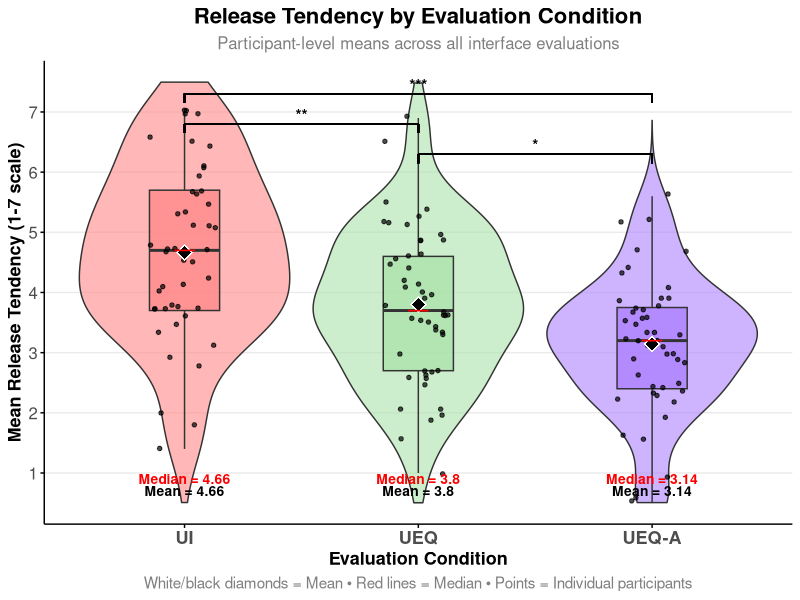
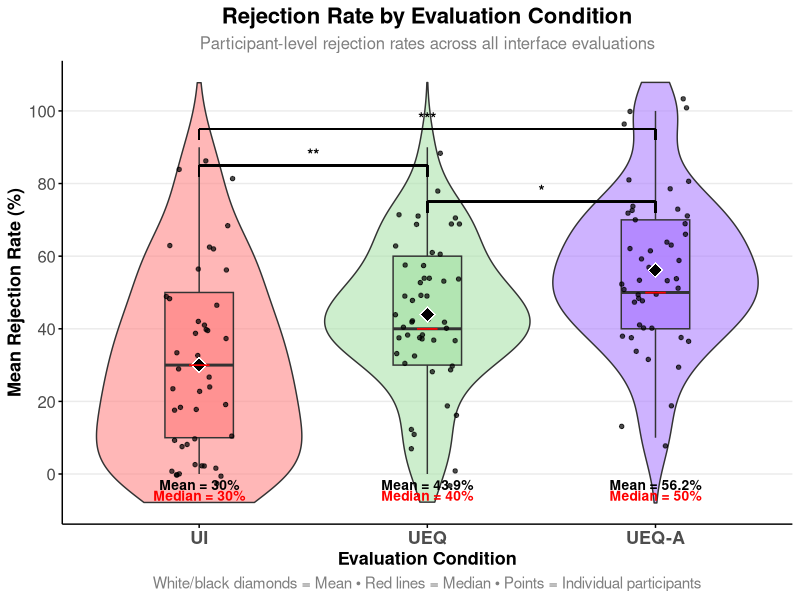

Reproduce these figures in R, in order.
# HIGH-QUALITY Participant-Level Analysis Plots with UI/UEQ/UEQ-A naming
# RESTORED: Boxplots, significance lines, visible mean/median labels, jitter points
# Based on original 10_publication_ready_plots.R structure

library(dplyr)
library(ggplot2)

cat("=== CREATING HIGH-QUALITY PARTICIPANT-LEVEL PLOTS ===\n")

# Load and prepare interface data, then create participant aggregations
interface_data <- read.csv("results/three_condition_interface_data.csv")

# Update condition names
interface_data$condition_new <- case_when(
  interface_data$condition == "RAW" ~ "UI",
  interface_data$condition == "UEQ" ~ "UEQ", 
  interface_data$condition == "UEQ+Autonomy" ~ "UEQ-A",
  TRUE ~ interface_data$condition
)

# Create participant-level aggregations
participant_data <- interface_data %>%
  group_by(PROLIFIC_PID, condition_new) %>%
  summarise(
    mean_tendency = mean(tendency, na.rm = TRUE),
    mean_rejection_rate = mean(1 - release_binary, na.rm = TRUE),
    n_evaluations = n(),
    .groups = "drop"
  ) %>%
  filter(!is.na(mean_tendency)) # Remove participants with missing data

# Set factor levels
participant_data$condition_new <- factor(participant_data$condition_new, levels = c("UI", "UEQ", "UEQ-A"))

# Define consistent color scheme
condition_colors <- c("UI" = "#FF8888", "UEQ" = "#ABE2AB", "UEQ-A" = "#AE80FF")

cat("Participant data loaded:", nrow(participant_data), "participants\n")
print(table(participant_data$condition_new))

# === STATISTICAL TESTS ===
cat("\nSTATISTICAL TESTS:\n")

# ANOVA
rejection_aov <- aov(mean_rejection_rate ~ condition_new, data = participant_data)
tendency_aov <- aov(mean_tendency ~ condition_new, data = participant_data)

rejection_summary <- summary(rejection_aov)
tendency_summary <- summary(tendency_aov)

# Post-hoc tests (Tukey HSD)
rejection_tukey <- TukeyHSD(rejection_aov)
tendency_tukey <- TukeyHSD(tendency_aov)

cat("Rejection ANOVA: F(2,138) =", round(rejection_summary[[1]][["F value"]][1], 2), 
    ", p =", format(rejection_summary[[1]][["Pr(>F)"]][1], scientific = TRUE), "\n")
cat("Tendency ANOVA: F(2,138) =", round(tendency_summary[[1]][["F value"]][1], 2), 
    ", p =", format(tendency_summary[[1]][["Pr(>F)"]][1], scientific = TRUE), "\n")

# Extract significance levels for annotations
rej_tukey_results <- as.data.frame(rejection_tukey$condition_new)
tend_tukey_results <- as.data.frame(tendency_tukey$condition_new)

cat("\nPost-hoc comparisons (Tukey HSD):\n")
cat("REJECTION:\n")
print(rej_tukey_results)
cat("\nTENDENCY:\n")
print(tend_tukey_results)

# Function to get significance stars
get_sig_stars <- function(p_value) {
  if (p_value < 0.001) return("***")
  if (p_value < 0.01) return("**")
  if (p_value < 0.05) return("*")
  return("ns")
}

# Calculate descriptive statistics for annotations
descriptive_stats <- participant_data %>%
  group_by(condition_new) %>%
  summarise(
    n = n(),
    mean_rejection = mean(mean_rejection_rate),
    median_rejection = median(mean_rejection_rate),
    mean_tendency = mean(mean_tendency),
    median_tendency = median(mean_tendency),
    .groups = "drop"
  )

# === HIGH-QUALITY TENDENCY PLOT ===
cat("Creating high-quality participant tendency plot...\n")

p_tendency <- ggplot(participant_data, aes(x = condition_new, y = mean_tendency, fill = condition_new)) +
  # Violin plots (background)
  geom_violin(alpha = 0.6, trim = FALSE, scale = "width") +
  # Box plots (quartiles and outliers)
  geom_boxplot(width = 0.3, alpha = 0.8, outlier.shape = NA) +
  # Individual points (jitter)
  geom_jitter(width = 0.15, alpha = 0.7, size = 1.2, color = "black") +
  # Mean points (large, visible)
  stat_summary(fun = mean, geom = "point", shape = 18, size = 5, color = "white", stroke = 1) +
  stat_summary(fun = mean, geom = "point", shape = 18, size = 4, color = "black") +
  # Median lines (visible)
  stat_summary(fun = median, geom = "point", shape = 95, size = 8, color = "red", stroke = 1) +
  
  scale_fill_manual(values = condition_colors, name = "Condition") +
  scale_y_continuous(limits = c(0.5, 7.5), breaks = 1:7) +
  labs(
    title = "Release Tendency by Evaluation Condition",
    subtitle = "Participant-level means across all interface evaluations",
    x = "Evaluation Condition",
    y = "Mean Release Tendency (1-7 scale)",
    caption = "White/black diamonds = Mean • Red lines = Median • Points = Individual participants"
  ) +
  theme_minimal() +
  theme(
    plot.title = element_text(size = 16, face = "bold", hjust = 0.5),
    plot.subtitle = element_text(size = 12, hjust = 0.5, color = "gray50"),
    plot.caption = element_text(size = 11, hjust = 0.5, color = "gray50"),
    axis.title = element_text(size = 13, face = "bold"),
    axis.text = element_text(size = 12),
    axis.text.x = element_text(size = 13, face = "bold"),
    legend.position = "none",
    panel.grid.minor.y = element_blank(),
    panel.grid.major.x = element_blank(),
    axis.line = element_line(color = "black", linewidth = 0.5),
    axis.ticks = element_line(color = "black", linewidth = 0.5)
  ) +
  
  # === SIGNIFICANCE BRACKETS ===
  # UI vs UEQ
  geom_segment(aes(x = 1, xend = 2, y = 6.8, yend = 6.8), 
               color = "black", linewidth = 0.5, inherit.aes = FALSE) +
  geom_segment(aes(x = 1, xend = 1, y = 6.65, yend = 6.8), 
               color = "black", linewidth = 0.5, inherit.aes = FALSE) +
  geom_segment(aes(x = 2, xend = 2, y = 6.65, yend = 6.8), 
               color = "black", linewidth = 0.5, inherit.aes = FALSE) +
  annotate("text", x = 1.5, y = 6.95, 
           label = get_sig_stars(tend_tukey_results["UEQ-UI", "p adj"]), 
           color = "black", size = 4, fontface = "bold") +
  
  # UEQ vs UEQ-A
  geom_segment(aes(x = 2, xend = 3, y = 6.3, yend = 6.3), 
               color = "black", linewidth = 0.5, inherit.aes = FALSE) +
  geom_segment(aes(x = 2, xend = 2, y = 6.15, yend = 6.3), 
               color = "black", linewidth = 0.5, inherit.aes = FALSE) +
  geom_segment(aes(x = 3, xend = 3, y = 6.15, yend = 6.3), 
               color = "black", linewidth = 0.5, inherit.aes = FALSE) +
  annotate("text", x = 2.5, y = 6.45, 
           label = get_sig_stars(tend_tukey_results["UEQ-A-UEQ", "p adj"]), 
           color = "black", size = 4, fontface = "bold") +
  
  # UI vs UEQ-A
  geom_segment(aes(x = 1, xend = 3, y = 7.3, yend = 7.3), 
               color = "black", linewidth = 0.5, inherit.aes = FALSE) +
  geom_segment(aes(x = 1, xend = 1, y = 7.15, yend = 7.3), 
               color = "black", linewidth = 0.5, inherit.aes = FALSE) +
  geom_segment(aes(x = 3, xend = 3, y = 7.15, yend = 7.3), 
               color = "black", linewidth = 0.5, inherit.aes = FALSE) +
  annotate("text", x = 2, y = 7.45, 
           label = get_sig_stars(tend_tukey_results["UEQ-A-UI", "p adj"]), 
           color = "black", size = 4, fontface = "bold") +
  
  # Add visible mean and median text annotations
  annotate("text", x = 1, y = 0.7, 
           label = paste0("Mean = ", round(descriptive_stats$mean_tendency[1], 2)), 
           color = "black", size = 3.5, fontface = "bold") +
  annotate("text", x = 1, y = 0.9, 
           label = paste0("Median = ", round(descriptive_stats$median_tendency[1], 2)), 
           color = "red", size = 3.5, fontface = "bold") +
  
  annotate("text", x = 2, y = 0.7, 
           label = paste0("Mean = ", round(descriptive_stats$mean_tendency[2], 2)), 
           color = "black", size = 3.5, fontface = "bold") +
  annotate("text", x = 2, y = 0.9, 
           label = paste0("Median = ", round(descriptive_stats$median_tendency[2], 2)), 
           color = "red", size = 3.5, fontface = "bold") +
  
  annotate("text", x = 3, y = 0.7, 
           label = paste0("Mean = ", round(descriptive_stats$mean_tendency[3], 2)), 
           color = "black", size = 3.5, fontface = "bold") +
  annotate("text", x = 3, y = 0.9, 
           label = paste0("Median = ", round(descriptive_stats$median_tendency[3], 2)), 
           color = "red", size = 3.5, fontface = "bold")

# === HIGH-QUALITY REJECTION PLOT ===
cat("Creating high-quality participant rejection plot...\n")

p_rejection <- ggplot(participant_data, aes(x = condition_new, y = mean_rejection_rate * 100, fill = condition_new)) +
  # Violin plots (background)
  geom_violin(alpha = 0.6, trim = FALSE, scale = "width") +
  # Box plots (quartiles and outliers)
  geom_boxplot(width = 0.3, alpha = 0.8, outlier.shape = NA) +
  # Individual points (jitter)
  geom_jitter(width = 0.15, alpha = 0.7, size = 1.2, color = "black") +
  # Mean points (large, visible)
  stat_summary(fun = mean, geom = "point", shape = 18, size = 5, color = "white", stroke = 1) +
  stat_summary(fun = mean, geom = "point", shape = 18, size = 4, color = "black") +
  # Median lines (visible)
  stat_summary(fun = median, geom = "point", shape = 95, size = 8, color = "red", stroke = 1) +
  
  scale_fill_manual(values = condition_colors, name = "Condition") +
  scale_y_continuous(limits = c(-8, 108), breaks = seq(0, 100, 20)) +
  labs(
    title = "Rejection Rate by Evaluation Condition", 
    subtitle = "Participant-level rejection rates across all interface evaluations",
    x = "Evaluation Condition",
    y = "Mean Rejection Rate (%)",
    caption = "White/black diamonds = Mean • Red lines = Median • Points = Individual participants"
  ) +
  theme_minimal() +
  theme(
    plot.title = element_text(size = 16, face = "bold", hjust = 0.5),
    plot.subtitle = element_text(size = 12, hjust = 0.5, color = "gray50"), 
    plot.caption = element_text(size = 11, hjust = 0.5, color = "gray50"),
    axis.title = element_text(size = 13, face = "bold"),
    axis.text = element_text(size = 12),
    axis.text.x = element_text(size = 13, face = "bold"),
    legend.position = "none",
    panel.grid.minor.y = element_blank(),
    panel.grid.major.x = element_blank(),
    axis.line = element_line(color = "black", linewidth = 0.5),
    axis.ticks = element_line(color = "black", linewidth = 0.5)
  ) +
  
  # === SIGNIFICANCE BRACKETS ===
  # UI vs UEQ
  geom_segment(aes(x = 1, xend = 2, y = 85, yend = 85), 
               color = "black", linewidth = 0.5, inherit.aes = FALSE) +
  geom_segment(aes(x = 1, xend = 1, y = 82, yend = 85), 
               color = "black", linewidth = 0.5, inherit.aes = FALSE) +
  geom_segment(aes(x = 2, xend = 2, y = 82, yend = 85), 
               color = "black", linewidth = 0.5, inherit.aes = FALSE) +
  annotate("text", x = 1.5, y = 88, 
           label = get_sig_stars(rej_tukey_results["UEQ-UI", "p adj"]), 
           color = "black", size = 4, fontface = "bold") +
  
  # UEQ vs UEQ-A
  geom_segment(aes(x = 2, xend = 3, y = 75, yend = 75), 
               color = "black", linewidth = 0.5, inherit.aes = FALSE) +
  geom_segment(aes(x = 2, xend = 2, y = 72, yend = 75), 
               color = "black", linewidth = 0.5, inherit.aes = FALSE) +
  geom_segment(aes(x = 3, xend = 3, y = 72, yend = 75), 
               color = "black", linewidth = 0.5, inherit.aes = FALSE) +
  annotate("text", x = 2.5, y = 78, 
           label = get_sig_stars(rej_tukey_results["UEQ-A-UEQ", "p adj"]), 
           color = "black", size = 4, fontface = "bold") +
  
  # UI vs UEQ-A
  geom_segment(aes(x = 1, xend = 3, y = 95, yend = 95), 
               color = "black", linewidth = 0.5, inherit.aes = FALSE) +
  geom_segment(aes(x = 1, xend = 1, y = 92, yend = 95), 
               color = "black", linewidth = 0.5, inherit.aes = FALSE) +
  geom_segment(aes(x = 3, xend = 3, y = 92, yend = 95), 
               color = "black", linewidth = 0.5, inherit.aes = FALSE) +
  annotate("text", x = 2, y = 98, 
           label = get_sig_stars(rej_tukey_results["UEQ-A-UI", "p adj"]), 
           color = "black", size = 4, fontface = "bold") +
  
  # Add visible mean and median text annotations
  annotate("text", x = 1, y = -3, 
           label = paste0("Mean = ", round(descriptive_stats$mean_rejection[1] * 100, 1), "%"), 
           color = "black", size = 3.5, fontface = "bold") +
  annotate("text", x = 1, y = -6, 
           label = paste0("Median = ", round(descriptive_stats$median_rejection[1] * 100, 1), "%"), 
           color = "red", size = 3.5, fontface = "bold") +
  
  annotate("text", x = 2, y = -3, 
           label = paste0("Mean = ", round(descriptive_stats$mean_rejection[2] * 100, 1), "%"), 
           color = "black", size = 3.5, fontface = "bold") +
  annotate("text", x = 2, y = -6, 
           label = paste0("Median = ", round(descriptive_stats$median_rejection[2] * 100, 1), "%"), 
           color = "red", size = 3.5, fontface = "bold") +
  
  annotate("text", x = 3, y = -3, 
           label = paste0("Mean = ", round(descriptive_stats$mean_rejection[3] * 100, 1), "%"), 
           color = "black", size = 3.5, fontface = "bold") +
  annotate("text", x = 3, y = -6, 
           label = paste0("Median = ", round(descriptive_stats$median_rejection[3] * 100, 1), "%"), 
           color = "red", size = 3.5, fontface = "bold")

# Save high-quality plots
if(!dir.exists("plots")) dir.create("plots")

ggsave("plots/participant_tendency_publication_ready.png", p_tendency, 
       width = 12, height = 8, dpi = 300)

ggsave("plots/participant_rejection_publication_ready.png", p_rejection, 
       width = 12, height = 8, dpi = 300)

cat("✓ HIGH-QUALITY participant plots saved with:\n")
cat("  • Boxplots showing quartiles\n")
cat("  • Significance brackets and p-values\n")
cat("  • Large, visible mean (black diamonds) and median (red lines) indicators\n")
cat("  • Jitter points showing individual participants\n")
cat("  • Visible mean/median text annotations\n")
cat("✓ Plot saved: plots/participant_tendency_publication_ready.png\n")
cat("✓ Plot saved: plots/participant_rejection_publication_ready.png\n")
